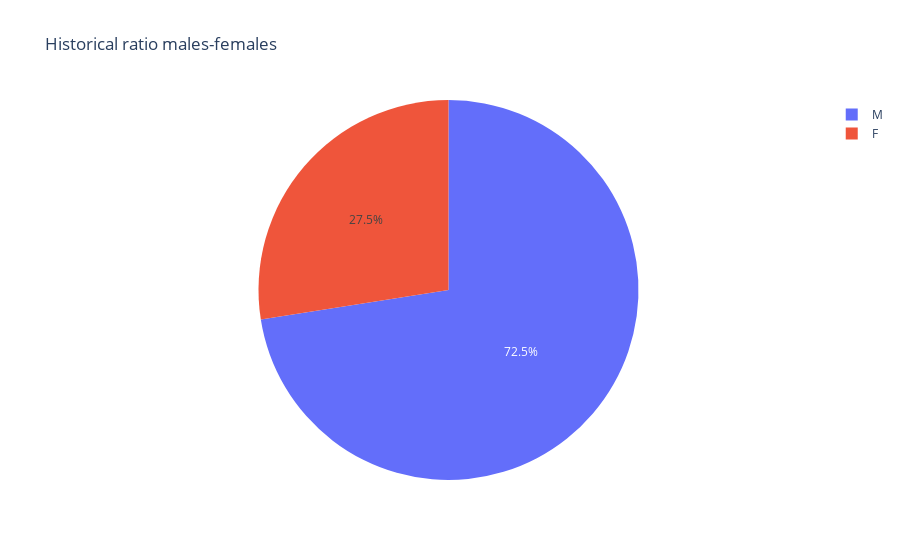

Notebook source saved alongside this figure:
### Markdown cell above
## g. )

### Code cell
sex_ratio = athletes_by_sex_ratio(athlete_event)
fig = pie_chart_dash(sex_ratio, "Count", "Sex", "Historical ratio males-females")
fig.show()

### Figure 1 — Plotly figure (JSON) as saved in the notebook; plotly's stock layout.template omitted (floating-point values rounded to 4 significant figures)
{"data": [{"domain": {"x": [0, 1], "y": [0, 1]}, "hovertemplate": "Sex=%{label}<br>Count=%{value}<extra></extra>", "labels": ["F", "M"], "legendgroup": "", "name": "", "showlegend": true, "type": "pie", "values": [74522, 196594]}], "layout": {"legend": {"tracegroupgap": 0}, "title": {"text": "Historical ratio males-females"}}}
